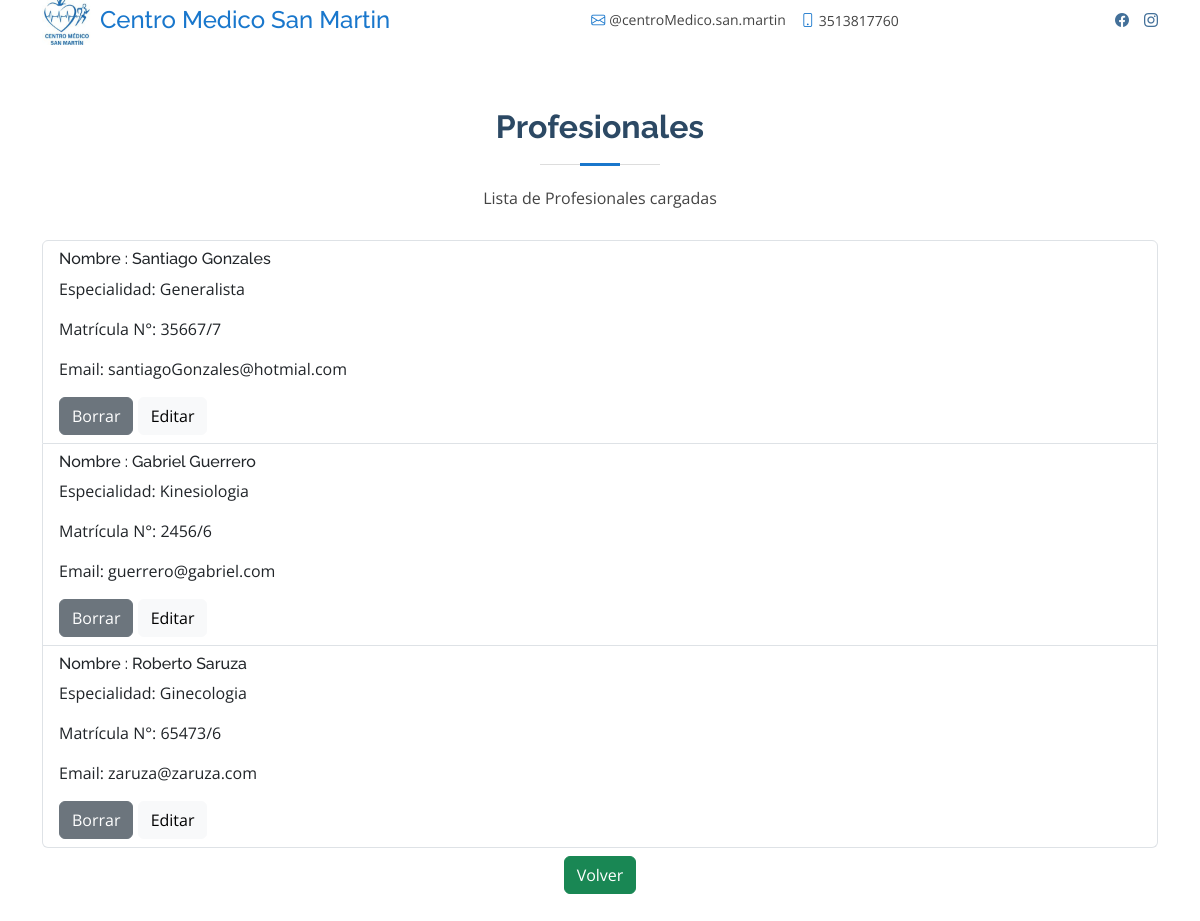
/medicos/medicos/, run on the app's committed database.
### medicos/models.py (models this page shows, shortened)
class Medico(models.Model):
    nombre = models.CharField(max_length=50)
    apellido = models.CharField(max_length=50)
    matricula = models.CharField(max_length=50)
    email = models.EmailField()
    telefono = models.CharField(max_length=50)
    img=models.ImageField(upload_to='doctor' ,null=True, blank=True)
    especialidad = models.ManyToManyField(Especialidades)

### especialidades/models.py (models this page shows, shortened)
class Especialidades(models.Model):
    nombre = models.CharField(max_length=50)
    descripcion =models.TextField()
    img = models.ImageField(upload_to='especialidad', null=True, blank=True)

### medicos/views.py (the view)
# urls.py: path('medicos/',MedicoListView.as_view(), name='list'),
class MedicoListView(ListView):
    model = Medico
    template_name = 'medicos/medicos.html'
    context_object_name = 'medicos'

### medicos/templates/medicos/medicos.html (shortened to what this page needs)
{% extends 'core/base.html' %}
{% block content %}
<section id="doctors" class="doctors">
  <div class="container">
    <div class="section-title">
      <h2>Profesionales</h2>
      <p>Lista de Profesionales cargadas</p>
    </div>
    <ul class="list-group">
      {% for medico in medicos %}
        <li class="list-group-item border-bottom text-sm">
          <div class="d-flex align-items-start justify-content-between">
            <div class="member-info">
              <h6>Nombre : {{ medico.nombre }} {{ medico.apellido }}</h6>
              <p>Especialidad:
                {% if medico.especialidad.all %}
                  {% for especialidad in medico.especialidad.all %}
                    {{ especialidad.nombre }}{% if not forloop.last %} / {% endif %}
                  {% endfor %}
                {% else %}
                  Sin Especialidad
                {% endif %}
              </p>
              <p>Matrícula N°: {{ medico.matricula }}</p>
              <p>Email: {{ medico.email }}</p>
              <div class="mt-3 ms-auto">
                <a href="{% url "medicos:delete" pk=medico.pk %}" class="btn btn-secondary">Borrar</a>
                <a href="{% url "medicos:update" pk=medico.pk %}" class="btn btn-light">Editar</a>
              </div>
            </div>
          </div>
        </li>
      {% endfor %}
    </ul>
  </div>
  <div class="d-flex justify-content-center align-items-center mt-2">
    <a href="{% url 'core:IndexAdmin' %}" class="btn btn-success">Volver</a>
</div>
</section>
{% endblock %}

### core/static/core/css/style.css (style rules this page uses)
body { font-family: "Open Sans", sans-serif; color: #444444; }
a { color: #1977cc; text-decoration: none; }
h1, h2, h3, h4, h5, h6 { font-family: "Raleway", sans-serif; }
section { padding: 60px 0; overflow: hidden; }
.section-title { text-align: center; padding-bottom: 30px; }
.section-title h2 { font-size: 32px; font-weight: bold; margin-bottom: 20px; padding-bottom: 20px; position: relative; color: #2c4964; }
.section-title h2::before { content: ""; position: absolute; display: block; width: 120px; height: 1px; background: #ddd; bottom: 1px; left: calc(50% - 60px); }
.section-title h2::after { content: ""; position: absolute; display: block; width: 40px; height: 3px; background: #1977cc; bottom: 0; left: calc(50% - 20px); }
.section-title p { margin-bottom: 0; }
.doctors { background: #fff; }

### data on the page
Medico: nombre "Santiago", apellido "Gonzales", matricula "35667/7", email "santiagoGonzales@hotmial.com"
Especialidades: nombre "Generalista"
Medico: nombre "Gabriel", apellido "Guerrero", matricula "2456/6", email "guerrero@gabriel.com"
Especialidades: nombre "Kinesiologia"
Medico: nombre "Roberto", apellido "Saruza", matricula "65473/6", email "zaruza@zaruza.com"
Especialidades: nombre "Ginecologia"
